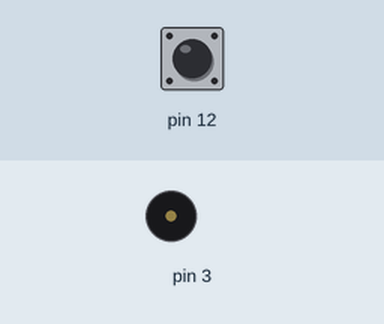
The sketch below on a simulated Arduino Uno, built with avr-gcc and run on an emulated ATmega328P. On the bench: buzzer (waves = sounding). Inputs (shaded band) come from the test bench; at power-on: pin 12 HIGH.

Above: at 1.2 s.
1.3 s: pin 12 pulled LOW for 0.15 s
At 2.57 s:
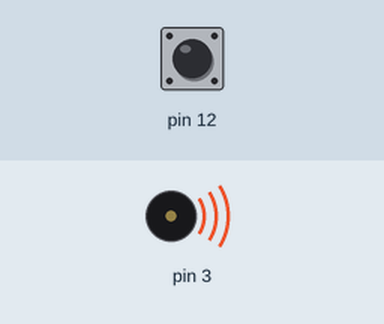
Timing chart, 0 to 6.2 s (numbered marks = the images above; inputs shaded):
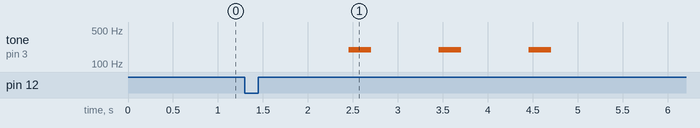

Measured:
- after the input at 1.3 s, tone on pin 3: alternates 195 Hz for 0.25 s and silent for 0.75 s, 6 changes in all, then stays silent, starting after 1.2 s

The sketch:

BuzzerAndUserLED.ino
```cpp
/*
 * Folgender Code testet die ordungsgemäße Funktion des ZumoBuzzers und der User LED.
 * Das Programm wird durch Drücken des User Pushbuttons gestartet. Der Buzzer ertönt
 * 3 Mal für die Dauer von 250ms, jeweils mit einer anschließenden Pause von 1s (1000ms).
 * Nach dem erfolgreichen Durchlaufen der Buzzer-Schleife leuchtet die User LED für
 * 3 Sekunden auf, blinkt anschließend 3 mal und geht aus.
 */

#include <Wire.h>
#include <ZumoShield.h>

#define LED_PIN 13

Pushbutton button(ZUMO_BUTTON);
ZumoBuzzer buzzer;

unsigned char i;

void setup() {
}

void loop() {
  // Durch Drücken des User Pushbuttons wird das Programm gestartet
  button.waitForButton();

  // Buzzer-Schleife
  for(i=0; i<3; i++){
    delay(1000);
    buzzer.playNote(NOTE_G(3), 250, 7);
  }

  delay(1000);

  // User LED leuchtet auf
  digitalWrite(LED_PIN, HIGH);
  delay(3000);
  digitalWrite(LED_PIN,LOW);
  delay(500);

  for(i=0; i<3; i++){
    digitalWrite(LED_PIN, HIGH);
    delay(500);
    digitalWrite(LED_PIN, LOW);
    delay(500);
  }

}
```
